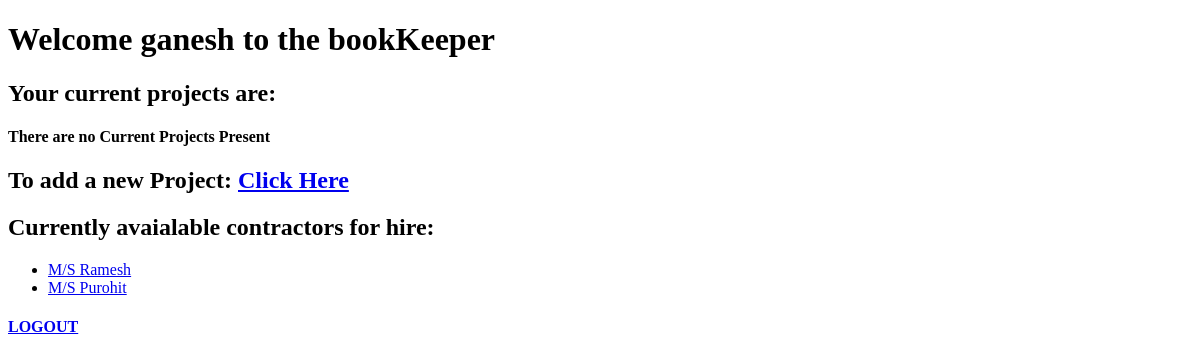
The page /keeper/dashboard/ (signed in) on the database as committed earlier.
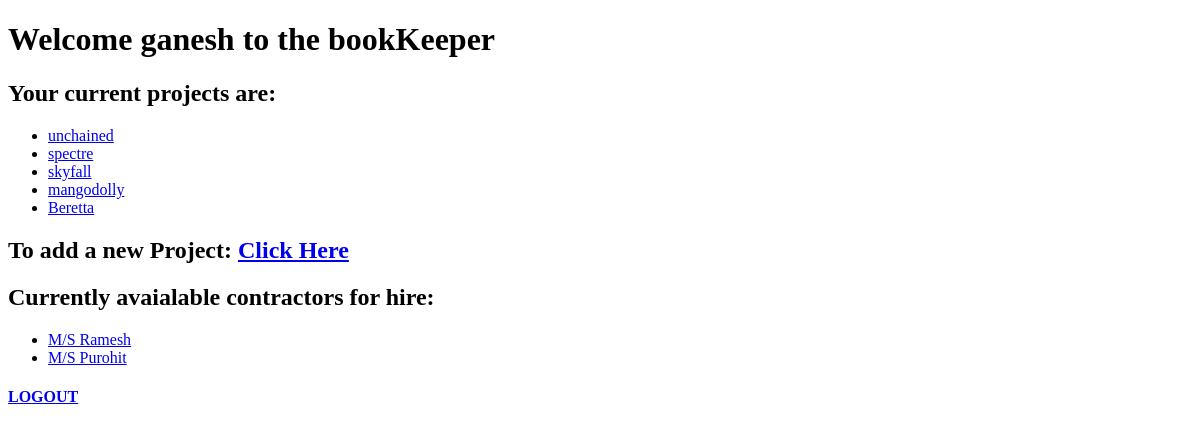
The same page on the database as committed later.
### keeper/models.py (models this page shows, shortened)
class Contractor(models.Model):
	name=models.CharField(max_length=128)
	url=models.URLField()
	bill_rate=models.IntegerField(default=0)
	slug=models.SlugField(unique=True)

class Project(models.Model):
	contractor=models.ManyToManyField(Contractor)
	client=models.ForeignKey(User, null=True)
	title=models.CharField(max_length=128)
	slug=models.SlugField(unique=True)
	contractor_hours=models.IntegerField(default=0)
	def __unicode__(self):
		return self.title

### keeper/views.py (the view)
@login_required
def dashboard(request):
	context_dict={}
	project_list=Project.objects.filter(client=request.user).order_by('-title')
	print project_list
	print request.user
	contractor_list=Contractor.objects.order_by('-name')
	context_dict['Projects']=project_list
	context_dict['Contractors']=contractor_list
	return render(request, 'keeper/dashboard.html', context_dict)

### keeper/templates/keeper/dashboard.html (shortened to what this page needs)
{% extends 'base.html' %}
{% load staticfiles %}
{% block body_block %}
	{% if user.is_authenticated %}
	<h1>Welcome {{ user.username }} to the bookKeeper</h1>
	<h2>Your current projects are: </h2>
			{% if Projects %}
				<ul>
					{% for project in Projects %}
						<li><a href="/keeper/project/{{ project.slug }}">{{ project.title }}</a></li>
					{% endfor %}
				</ul>
			{% else %}
				<strong><h4>There are no Current Projects Present</h4></strong>
			{% endif %}
	<h2>To add a new Project: <strong><a href="/keeper/addProject/">Click Here</a></strong></h2>
	<h2>Currently avaialable contractors for hire:</h2>
			{% if Contractors %}
				<ul>
					{% for contractor in Contractors %}
						<li><a href="/keeper/contractor/{{ contractor.slug }}">{{ contractor.name }}</a></li>
					{% endfor %}
				</ul>
			{% else %}
				<strong><h4>There are no Contractors present.</h4></strong>
			{% endif %}
	<h4><a href="/keeper/logout/">LOGOUT</a></h4>
	{% else %}
	<h1>Wrong details</h1>
	{% endif %}
{% endblock %}

Rows that differ between the two databases and show on the page:
added Project: title "unchained"
added Project: title "spectre"
added Project: title "skyfall"
added Project: title "mangodolly"
added Project: title "Beretta"
Other text that changed with them:
text no longer shown: "There are no Current Projects Present"
